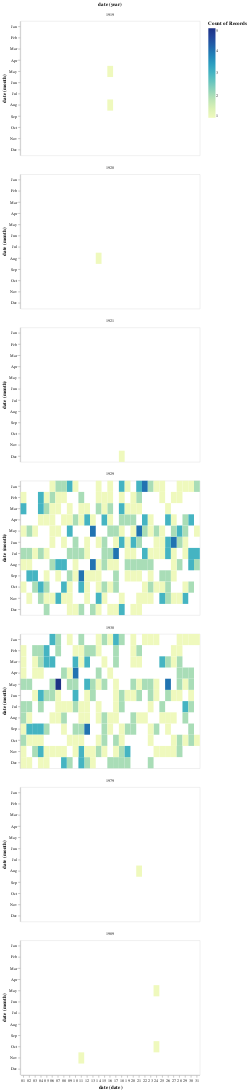

Notebook source saved alongside this figure:
### Code cell
alt.Chart(df_headers.loc[(df_headers['date'].notnull())]).mark_rect().encode(
    x='date(date):O',
    y='month(date):O',
    color='count():Q',
    facet='year(date):O'
).properties(columns=1)

### Figure 1 — Vega-Lite specification as saved in the notebook (floating-point values rounded to 4 significant figures; data arrays with more than 128 entries replaced by an {"elided": "..."} marker saying what was removed)
{"$schema": "https://vega.github.io/schema/vega-lite/v3.4.0.json", "columns": 1, "config": {"mark": {"tooltip": null}, "view": {"height": 300, "width": 400}}, "data": {"name": "data-3f2de918478f0245c200bae3db8a70dc"}, "datasets": {"data-3f2de918478f0245c200bae3db8a70dc": {"elided": "703 records"}}, "encoding": {"color": {"aggregate": "count", "type": "quantitative"}, "facet": {"field": "date", "timeUnit": "year", "type": "ordinal"}, "x": {"field": "date", "timeUnit": "date", "type": "ordinal"}, "y": {"field": "date", "timeUnit": "month", "type": "ordinal"}}, "mark": "rect"}
